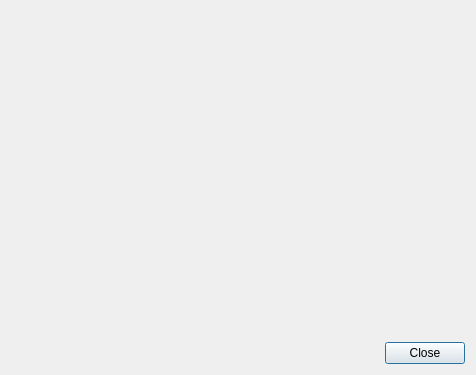
<?xml version="1.0" encoding="UTF-8"?>
<ui version="4.0">
 <class>AboutDialog</class>
 <widget class="QDialog" name="AboutDialog">
  <property name="geometry">
   <rect>
    <x>0</x>
    <y>0</y>
    <width>476</width>
    <height>375</height>
   </rect>
  </property>
  <property name="windowTitle">
   <string>Dialog</string>
  </property>
  <layout class="QVBoxLayout" name="verticalLayout">
   <item>
    <widget class="QLabel" name="lblAboutText">
     <property name="text">
      <string/>
     </property>
     <property name="textFormat">
      <enum>Qt::RichText</enum>
     </property>
     <property name="alignment">
      <set>Qt::AlignLeading|Qt::AlignLeft|Qt::AlignTop</set>
     </property>
    </widget>
   </item>
   <item>
    <widget class="QDialogButtonBox" name="buttonBox">
     <property name="orientation">
      <enum>Qt::Horizontal</enum>
     </property>
     <property name="standardButtons">
      <set>QDialogButtonBox::Close</set>
     </property>
    </widget>
   </item>
  </layout>
 </widget>
 <resources/>
 <connections>
  <connection>
   <sender>buttonBox</sender>
   <signal>rejected()</signal>
   <receiver>AboutDialog</receiver>
   <slot>reject()</slot>
   <hints>
    <hint type="sourcelabel">
     <x>316</x>
     <y>260</y>
    </hint>
    <hint type="destinationlabel">
     <x>286</x>
     <y>274</y>
    </hint>
   </hints>
  </connection>
  <connection>
   <sender>buttonBox</sender>
   <signal>accepted()</signal>
   <receiver>AboutDialog</receiver>
   <slot>accept()</slot>
   <hints>
    <hint type="sourcelabel">
     <x>248</x>
     <y>254</y>
    </hint>
    <hint type="destinationlabel">
     <x>157</x>
     <y>274</y>
    </hint>
   </hints>
  </connection>
 </connections>
</ui>
